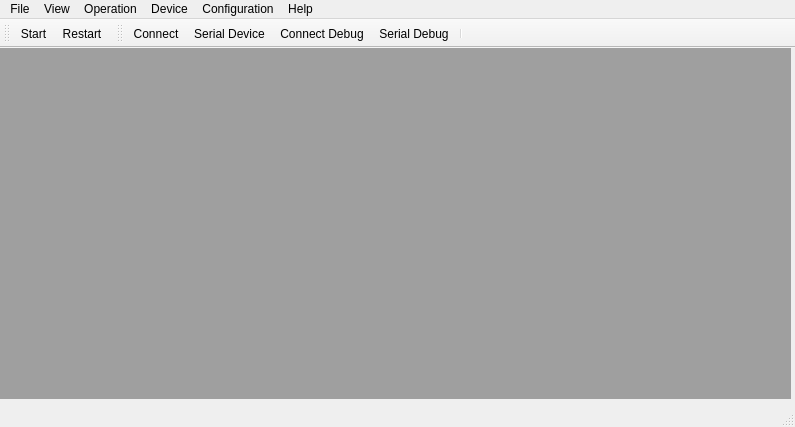
<?xml version="1.0" encoding="UTF-8"?>
<ui version="4.0">
 <class>MainWindow</class>
 <widget class="QMainWindow" name="MainWindow">
  <property name="geometry">
   <rect>
    <x>0</x>
    <y>0</y>
    <width>795</width>
    <height>427</height>
   </rect>
  </property>
  <property name="windowTitle">
   <string>Traktana - Centro Brasileiro de Pesquisas Físicas</string>
  </property>
  <property name="autoFillBackground">
   <bool>false</bool>
  </property>
  <widget class="QWidget" name="centralwidget">
   <widget class="QMdiArea" name="mdiArea">
    <property name="geometry">
     <rect>
      <x>0</x>
      <y>0</y>
      <width>791</width>
      <height>351</height>
     </rect>
    </property>
    <property name="minimumSize">
     <size>
      <width>791</width>
      <height>351</height>
     </size>
    </property>
    <property name="frameShape">
     <enum>QFrame::NoFrame</enum>
    </property>
    <property name="verticalScrollBarPolicy">
     <enum>Qt::ScrollBarAsNeeded</enum>
    </property>
    <property name="horizontalScrollBarPolicy">
     <enum>Qt::ScrollBarAsNeeded</enum>
    </property>
    <property name="viewMode">
     <enum>QMdiArea::SubWindowView</enum>
    </property>
    <property name="documentMode">
     <bool>false</bool>
    </property>
    <widget class="QWidget" name="subwindowStatus">
     <property name="enabled">
      <bool>true</bool>
     </property>
     <property name="minimumSize">
      <size>
       <width>228</width>
       <height>226</height>
      </size>
     </property>
     <property name="windowTitle">
      <string>Status</string>
     </property>
     <property name="accessibleName">
      <string/>
     </property>
     <widget class="QLabel" name="labelTime">
      <property name="geometry">
       <rect>
        <x>20</x>
        <y>30</y>
        <width>62</width>
        <height>17</height>
       </rect>
      </property>
      <property name="text">
       <string>Time:</string>
      </property>
     </widget>
     <widget class="QLabel" name="labelCycles">
      <property name="geometry">
       <rect>
        <x>20</x>
        <y>60</y>
        <width>62</width>
        <height>17</height>
       </rect>
      </property>
      <property name="text">
       <string>Cycles:</string>
      </property>
     </widget>
     <widget class="QLabel" name="labelPlain">
      <property name="geometry">
       <rect>
        <x>20</x>
        <y>90</y>
        <width>91</width>
        <height>17</height>
       </rect>
      </property>
      <property name="text">
       <string>Length plain:</string>
      </property>
     </widget>
     <widget class="QLineEdit" name="lineEditTime">
      <property name="geometry">
       <rect>
        <x>110</x>
        <y>20</y>
        <width>113</width>
        <height>27</height>
       </rect>
      </property>
     </widget>
     <widget class="QLineEdit" name="lineEditCycles">
      <property name="geometry">
       <rect>
        <x>110</x>
        <y>50</y>
        <width>113</width>
        <height>27</height>
       </rect>
      </property>
     </widget>
     <widget class="QLineEdit" name="lineEditPlain">
      <property name="geometry">
       <rect>
        <x>110</x>
        <y>80</y>
        <width>113</width>
        <height>27</height>
       </rect>
      </property>
     </widget>
     <widget class="QTextEdit" name="textEdit">
      <property name="geometry">
       <rect>
        <x>10</x>
        <y>120</y>
        <width>211</width>
        <height>101</height>
       </rect>
      </property>
     </widget>
    </widget>
    <widget class="QWidget" name="subwindowOperation">
     <property name="minimumSize">
      <size>
       <width>249</width>
       <height>202</height>
      </size>
     </property>
     <property name="mouseTracking">
      <bool>true</bool>
     </property>
     <property name="windowTitle">
      <string>Operation</string>
     </property>
     <widget class="QLabel" name="label">
      <property name="geometry">
       <rect>
        <x>9</x>
        <y>9</y>
        <width>62</width>
        <height>17</height>
       </rect>
      </property>
      <property name="text">
       <string>TextLabel</string>
      </property>
     </widget>
     <widget class="QLabel" name="label_2">
      <property name="geometry">
       <rect>
        <x>9</x>
        <y>42</y>
        <width>62</width>
        <height>17</height>
       </rect>
      </property>
      <property name="text">
       <string>TextLabel</string>
      </property>
     </widget>
     <widget class="QLabel" name="label_3">
      <property name="geometry">
       <rect>
        <x>9</x>
        <y>75</y>
        <width>62</width>
        <height>17</height>
       </rect>
      </property>
      <property name="text">
       <string>TextLabel</string>
      </property>
     </widget>
     <widget class="QLabel" name="label_4">
      <property name="geometry">
       <rect>
        <x>9</x>
        <y>108</y>
        <width>62</width>
        <height>17</height>
       </rect>
      </property>
      <property name="text">
       <string>TextLabel</string>
      </property>
     </widget>
     <widget class="QSpinBox" name="spinBox">
      <property name="geometry">
       <rect>
        <x>77</x>
        <y>9</y>
        <width>43</width>
        <height>27</height>
       </rect>
      </property>
     </widget>
     <widget class="QDoubleSpinBox" name="doubleSpinBox">
      <property name="geometry">
       <rect>
        <x>77</x>
        <y>42</y>
        <width>63</width>
        <height>27</height>
       </rect>
      </property>
     </widget>
     <widget class="QDoubleSpinBox" name="doubleSpinBox_2">
      <property name="geometry">
       <rect>
        <x>77</x>
        <y>75</y>
        <width>63</width>
        <height>27</height>
       </rect>
      </property>
     </widget>
     <widget class="QDoubleSpinBox" name="doubleSpinBox_3">
      <property name="geometry">
       <rect>
        <x>77</x>
        <y>108</y>
        <width>63</width>
        <height>27</height>
       </rect>
      </property>
     </widget>
    </widget>
    <widget class="QWidget" name="subwindowDebug">
     <property name="minimumSize">
      <size>
       <width>266</width>
       <height>195</height>
      </size>
     </property>
     <property name="windowTitle">
      <string>Debug</string>
     </property>
    </widget>
   </widget>
  </widget>
  <widget class="QMenuBar" name="menubar">
   <property name="geometry">
    <rect>
     <x>0</x>
     <y>0</y>
     <width>795</width>
     <height>23</height>
    </rect>
   </property>
   <widget class="QMenu" name="menuFile">
    <property name="title">
     <string>File</string>
    </property>
    <addaction name="actionExit"/>
   </widget>
   <widget class="QMenu" name="menuView">
    <property name="title">
     <string>View</string>
    </property>
    <widget class="QMenu" name="menuToolBars">
     <property name="title">
      <string>ToolBars</string>
     </property>
     <addaction name="actionOperationTool"/>
     <addaction name="actionDeviceTool"/>
    </widget>
    <addaction name="actionOperation"/>
    <addaction name="actionStatus"/>
    <addaction name="actionDebug"/>
    <addaction name="separator"/>
    <addaction name="menuToolBars"/>
   </widget>
   <widget class="QMenu" name="menuOperation">
    <property name="title">
     <string>Operation</string>
    </property>
    <addaction name="actionStart"/>
    <addaction name="actionPause"/>
    <addaction name="actionRestart"/>
   </widget>
   <widget class="QMenu" name="menuDevice">
    <property name="title">
     <string>Device</string>
    </property>
    <addaction name="actionConnect"/>
    <addaction name="actionConnect_Debug"/>
   </widget>
   <widget class="QMenu" name="menuConfiguration">
    <property name="title">
     <string>Configuration</string>
    </property>
    <addaction name="actionOptions"/>
    <addaction name="actionSerialDeviceConfig"/>
    <addaction name="actionSerialDebugConfig"/>
   </widget>
   <widget class="QMenu" name="menuHelp">
    <property name="title">
     <string>Help</string>
    </property>
    <addaction name="actionAbout"/>
   </widget>
   <addaction name="menuFile"/>
   <addaction name="menuView"/>
   <addaction name="menuOperation"/>
   <addaction name="menuDevice"/>
   <addaction name="menuConfiguration"/>
   <addaction name="menuHelp"/>
  </widget>
  <widget class="QStatusBar" name="statusbar"/>
  <widget class="QToolBar" name="toolBarOperation">
   <property name="windowTitle">
    <string>toolBar</string>
   </property>
   <attribute name="toolBarArea">
    <enum>TopToolBarArea</enum>
   </attribute>
   <attribute name="toolBarBreak">
    <bool>false</bool>
   </attribute>
   <addaction name="actionStart"/>
   <addaction name="actionRestart"/>
  </widget>
  <widget class="QToolBar" name="toolBarConnect">
   <property name="windowTitle">
    <string>toolBar</string>
   </property>
   <attribute name="toolBarArea">
    <enum>TopToolBarArea</enum>
   </attribute>
   <attribute name="toolBarBreak">
    <bool>false</bool>
   </attribute>
   <addaction name="actionConnect"/>
   <addaction name="actionSerialDeviceConfig"/>
   <addaction name="actionConnect_Debug"/>
   <addaction name="actionSerialDebugConfig"/>
   <addaction name="separator"/>
  </widget>
  <action name="actionExit">
   <property name="text">
    <string>Exit</string>
   </property>
  </action>
  <action name="actionOperation">
   <property name="checkable">
    <bool>true</bool>
   </property>
   <property name="checked">
    <bool>true</bool>
   </property>
   <property name="text">
    <string>Operation</string>
   </property>
  </action>
  <action name="actionStatus">
   <property name="checkable">
    <bool>true</bool>
   </property>
   <property name="checked">
    <bool>true</bool>
   </property>
   <property name="text">
    <string>Status</string>
   </property>
  </action>
  <action name="actionDebug">
   <property name="checkable">
    <bool>true</bool>
   </property>
   <property name="checked">
    <bool>true</bool>
   </property>
   <property name="text">
    <string>Debug</string>
   </property>
  </action>
  <action name="actionOperationTool">
   <property name="checkable">
    <bool>true</bool>
   </property>
   <property name="checked">
    <bool>true</bool>
   </property>
   <property name="text">
    <string>Operation</string>
   </property>
  </action>
  <action name="actionDeviceTool">
   <property name="checkable">
    <bool>true</bool>
   </property>
   <property name="checked">
    <bool>true</bool>
   </property>
   <property name="text">
    <string>Device/Configuration</string>
   </property>
  </action>
  <action name="actionStart">
   <property name="icon">
    <iconset>
     <normalon>icons/play.png</normalon>
    </iconset>
   </property>
   <property name="text">
    <string>Start</string>
   </property>
   <property name="shortcut">
    <string>Ctrl+S</string>
   </property>
  </action>
  <action name="actionPause">
   <property name="enabled">
    <bool>false</bool>
   </property>
   <property name="icon">
    <iconset>
     <normaloff>icons/pause.png</normaloff>icons/pause.png</iconset>
   </property>
   <property name="text">
    <string>Pause</string>
   </property>
   <property name="shortcut">
    <string>Ctrl+P</string>
   </property>
  </action>
  <action name="actionRestart">
   <property name="icon">
    <iconset>
     <normaloff>icons/refresh_32.png</normaloff>icons/refresh_32.png</iconset>
   </property>
   <property name="text">
    <string>Restart</string>
   </property>
   <property name="shortcut">
    <string>Ctrl+R</string>
   </property>
  </action>
  <action name="actionConnect">
   <property name="icon">
    <iconset>
     <normaloff>icons/connect.png</normaloff>icons/connect.png</iconset>
   </property>
   <property name="text">
    <string>Connect</string>
   </property>
   <property name="shortcut">
    <string>Ctrl+C</string>
   </property>
  </action>
  <action name="actionConnect_Debug">
   <property name="icon">
    <iconset>
     <normaloff>icons/connectbug.png</normaloff>icons/connectbug.png</iconset>
   </property>
   <property name="text">
    <string>Connect Debug</string>
   </property>
   <property name="shortcut">
    <string>Ctrl+D</string>
   </property>
  </action>
  <action name="actionOptions">
   <property name="text">
    <string>Options</string>
   </property>
  </action>
  <action name="actionSerialDeviceConfig">
   <property name="icon">
    <iconset>
     <normaloff>icons/cog.png</normaloff>icons/cog.png</iconset>
   </property>
   <property name="text">
    <string>Serial Device</string>
   </property>
  </action>
  <action name="actionSerialDebugConfig">
   <property name="icon">
    <iconset>
     <normaloff>icons/cogbug.png</normaloff>icons/cogbug.png</iconset>
   </property>
   <property name="text">
    <string>Serial Debug</string>
   </property>
  </action>
  <action name="actionAbout">
   <property name="text">
    <string>About</string>
   </property>
  </action>
  <action name="actionDisconnect">
   <property name="icon">
    <iconset>
     <normaloff>icons/disconnect.png</normaloff>icons/disconnect.png</iconset>
   </property>
   <property name="text">
    <string>Disconnect</string>
   </property>
  </action>
  <action name="actionDisconnectDebug">
   <property name="icon">
    <iconset>
     <normaloff>icons/disconnectbug.png</normaloff>icons/disconnectbug.png</iconset>
   </property>
   <property name="text">
    <string>DisconnectDebug</string>
   </property>
  </action>
 </widget>
 <resources/>
 <connections/>
</ui>
